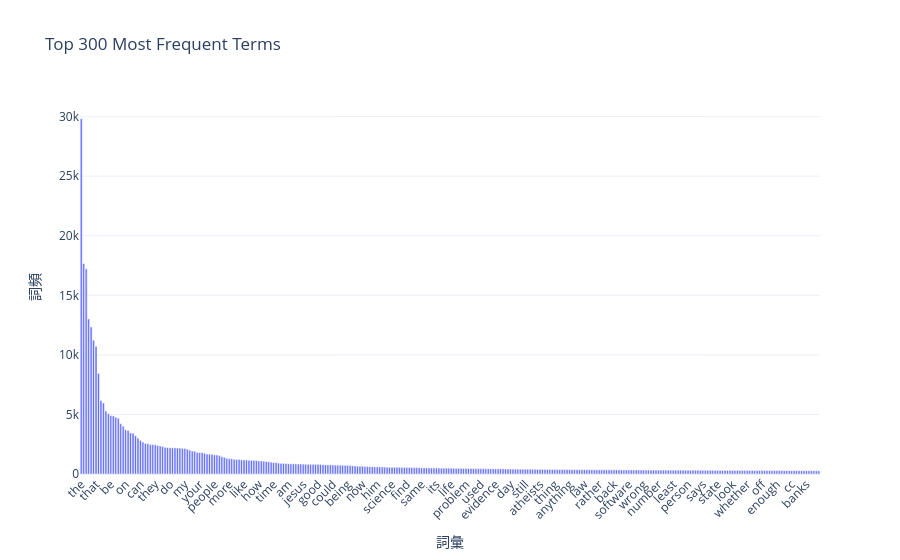

Notebook cell for this chart:
### Markdown cell above
### >>> **Exercise 12 (take home):**
If you want a nicer interactive visualization here, I would encourage you try to install and use plotly to achieve this.

### Code cell
# Answer here
import plotly.express as px
import pandas as pd

# 建立詞頻表 DataFrame
term_freq_df = pd.DataFrame({
    "term": count_vect.get_feature_names_out(),
    "frequency": term_frequencies
}).sort_values(by="frequency", ascending=False)
# 取前 300 個高頻詞
top_terms = term_freq_df.head(300)
# 用 plotly.express 畫 bar chart
fig = px.bar(top_terms,
             x="term",
             y="frequency",
             title="Top 300 Most Frequent Terms",
             labels={"term": "詞彙", "frequency": "詞頻"},
             template="plotly_white")
# 旋轉 X 軸標籤，避免擠在一起
fig.update_layout(xaxis_tickangle=-45)

# 顯示互動圖
fig.show()

### Figure 1 — Plotly figure (JSON) as saved in the notebook; plotly's stock layout.template omitted (floating-point values rounded to 4 significant figures; data arrays with more than 128 entries replaced by an {"elided": "..."} marker saying what was removed)
{"data": [{"hovertemplate": "詞彙=%{x}<br>詞頻=%{y}<extra></extra>", "legendgroup": "", "marker": {"color": "#636efa", "pattern": {"shape": ""}}, "name": "", "orientation": "v", "showlegend": false, "textposition": "auto", "type": "bar", "x": {"elided": "300 str values"}, "xaxis": "x", "y": {"elided": "300 int values"}, "yaxis": "y"}], "layout": {"barmode": "relative", "legend": {"tracegroupgap": 0}, "title": {"text": "Top 300 Most Frequent Terms"}, "xaxis": {"anchor": "y", "domain": [0, 1], "tickangle": -45, "title": {"text": "詞彙"}}, "yaxis": {"anchor": "x", "domain": [0, 1], "title": {"text": "詞頻"}}}}
